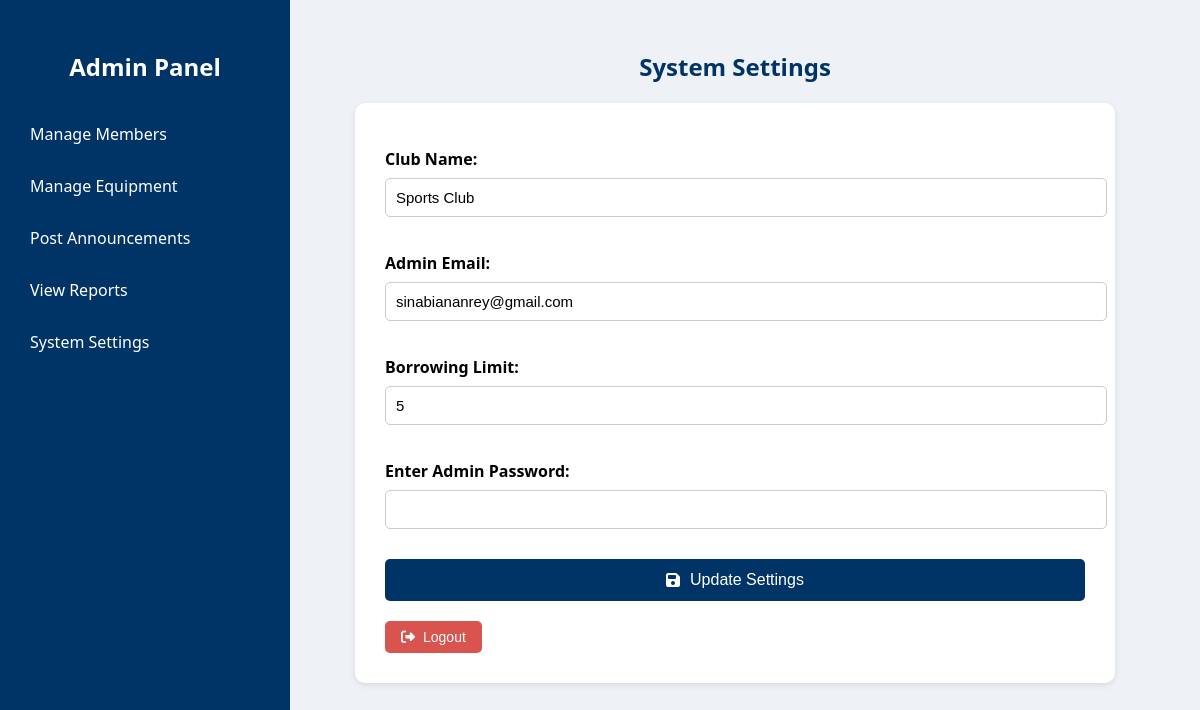
Before: /settings.php (signed in) with the older database file.
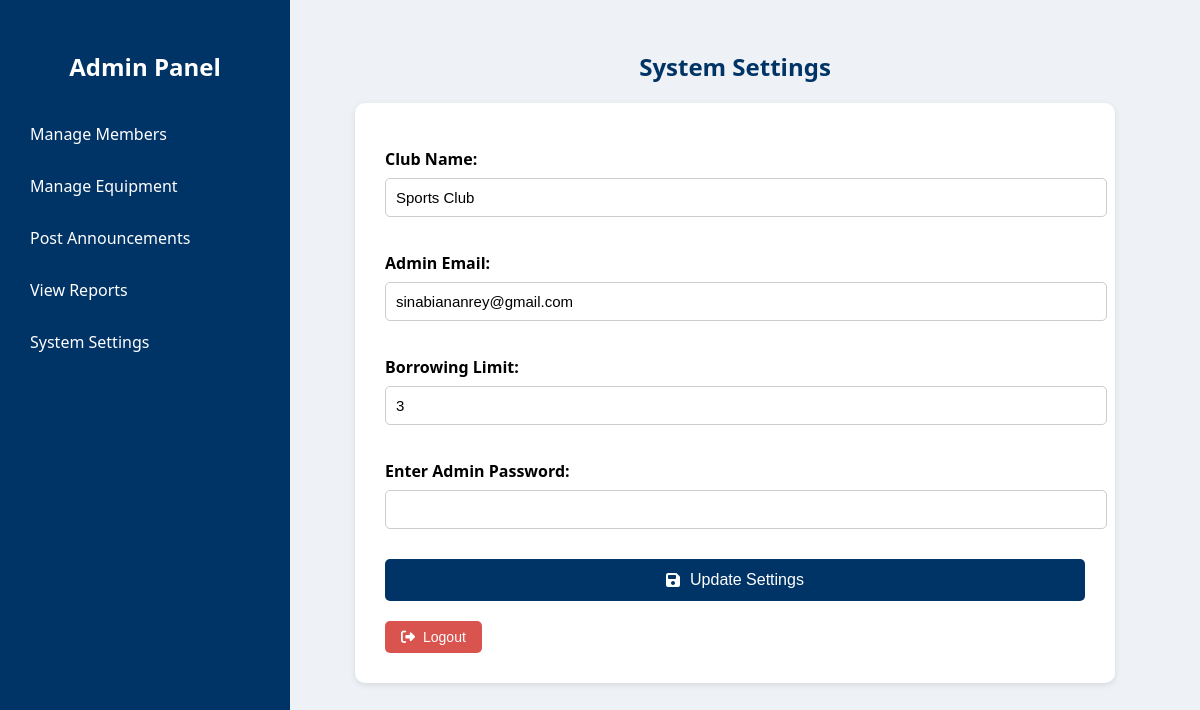
After: the same page with the newer database file.
### tables this page shows
CREATE TABLE `settings` (
  `id` int(11) NOT NULL,
  `club_name` varchar(255) NOT NULL,
  `admin_email` varchar(255) NOT NULL,
  `borrowing_limit` int(11) NOT NULL DEFAULT 5
);

### settings.php (the view, shortened to what this page needs)
<?php
include 'db_connect.php';
$settings_query = "SELECT * FROM settings WHERE id = 1 LIMIT 1";
$settings_result = $conn->query($settings_query);
$settings = $settings_result->fetch_assoc();
?>
<!DOCTYPE html>
<html lang="en">
<head>
    <link rel="stylesheet" href="https://cdnjs.cloudflare.com/ajax/libs/font-awesome/6.5.0/css/all.min.css">
</head>
<body>
<div class="sidebar" id="sidebar">
    <h2><a href="admin_panel.php" style="color:white;">Admin Panel</a></h2>
    <a href="manage_members.php">Manage Members</a>
    <a href="manage_equipment.php">Manage Equipment</a>
    <a href="post_announcements.php">Post Announcements</a>
    <a href="view_reports.php">View Reports</a>
    <a href="settings.php">System Settings</a>
</div>
<div class="container">
    <h2>System Settings</h2>
    <div class="form-container">
        <form method="POST">
            <label>Club Name:</label>
            <input type="text" name="club_name" value="<?php echo htmlspecialchars($settings['club_name']); ?>" required>
            <label>Admin Email:</label>
            <input type="email" name="admin_email" value="<?php echo htmlspecialchars($settings['admin_email']); ?>" required>
            <label>Borrowing Limit:</label>
            <input type="number" name="borrowing_limit" value="<?php echo htmlspecialchars($settings['borrowing_limit']); ?>" required>
            <label>Enter Admin Password:</label>
            <input type="password" name="admin_password" required>
            <button type="submit" class="submit-btn">
                <i class="fas fa-save"></i> Update Settings
            </button>
        </form>
        <button class="logout-btn" onclick="confirmLogout()">
            <i class="fas fa-sign-out-alt"></i> Logout
        </button>
    </div>
</div>
</body>
</html>

Changed rows visible on the page:
changed settings "Sports Club": borrowing_limit "5" → "3"
